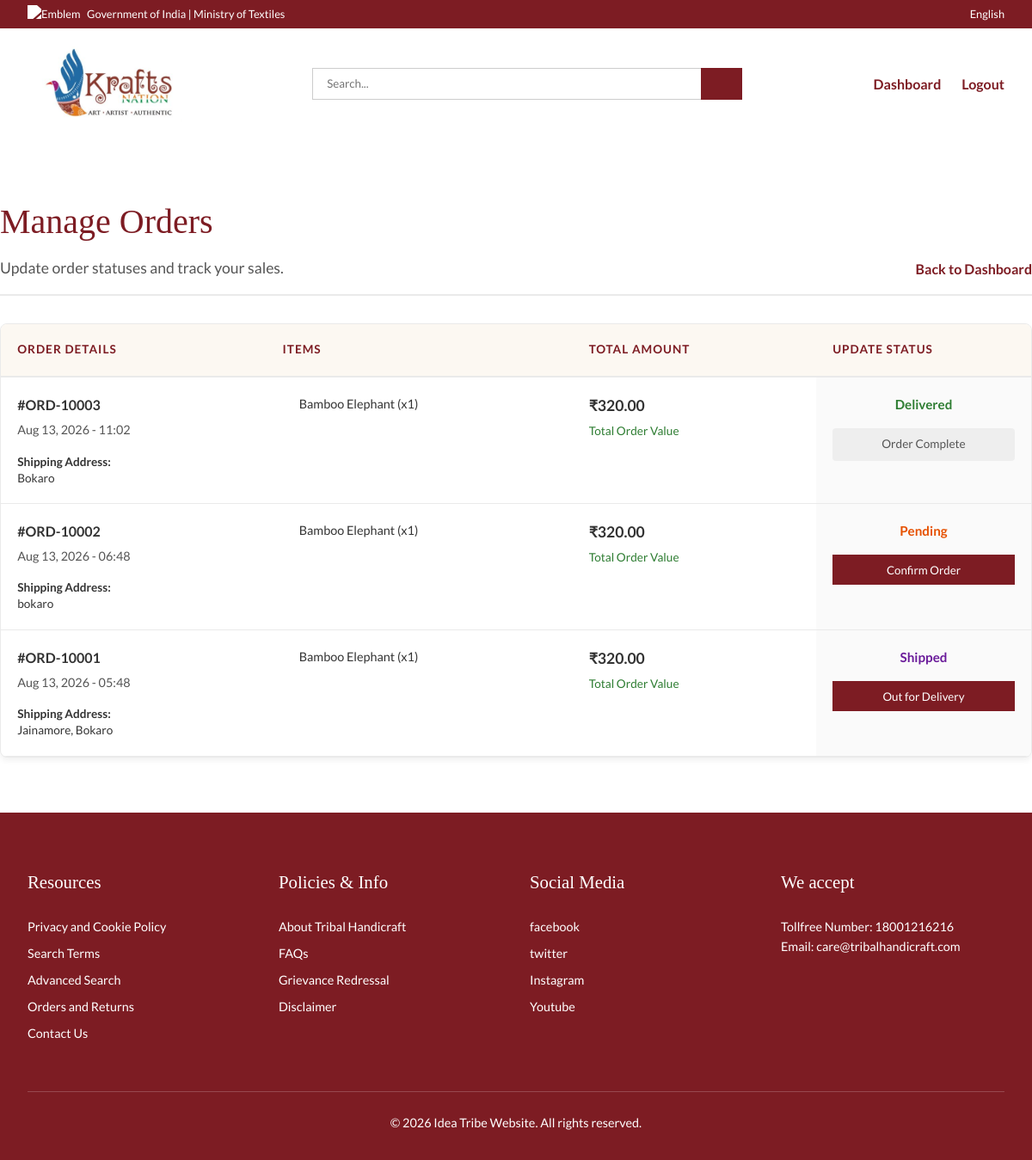
/seller/orders (signed in), run on the app's committed database.
### models/order.py (models this page shows)
class Order(db.Model):
    __tablename__ = 'orders'
    id = db.Column(db.Integer, primary_key=True)
    buyer_id = db.Column(db.Integer, db.ForeignKey('users.id'), nullable=False)
    total_amount = db.Column(db.Float, nullable=False)
    status = db.Column(db.String(50), default='Pending') # Pending, Confirmed, Shipped, Delivered, Cancelled
    shipping_address = db.Column(db.Text, nullable=True)
    payment_method = db.Column(db.String(50), nullable=True)
    created_at = db.Column(db.DateTime, default=datetime.utcnow)
    items = db.relationship('OrderItem', backref='order', lazy=True, cascade="all, delete-orphan")

class OrderItem(db.Model):
    __tablename__ = 'order_items'
    id = db.Column(db.Integer, primary_key=True)
    order_id = db.Column(db.Integer, db.ForeignKey('orders.id'), nullable=False)
    product_id = db.Column(db.Integer, db.ForeignKey('products.id'), nullable=False)
    quantity = db.Column(db.Integer, nullable=False, default=1)
    price_at_purchase = db.Column(db.Float, nullable=False)
    product = db.relationship('Product')

### models/product.py (models this page shows)
class Product(db.Model):
    __tablename__ = 'products'
    id = db.Column(db.Integer, primary_key=True)
    name = db.Column(db.String(255), nullable=False)
    description = db.Column(db.Text, nullable=True)
    price = db.Column(db.Float, nullable=False)
    discount = db.Column(db.Float, default=0.0)
    seller_id = db.Column(db.Integer, db.ForeignKey('users.id'), nullable=False)
    seller = db.relationship('User', foreign_keys=[seller_id])
    image_1 = db.Column(db.String(255), nullable=True)
    image_2 = db.Column(db.String(255), nullable=True)
    image_3 = db.Column(db.String(255), nullable=True)
    image_4 = db.Column(db.String(255), nullable=True)
    image_5 = db.Column(db.String(255), nullable=True)
    created_at = db.Column(db.DateTime, default=datetime.utcnow)

### routes/seller.py (the view)
@bp.route('/orders')
def orders():
    if not check_seller(): return redirect(url_for('auth.login'))
    from models.order import Order, OrderItem
    seller_order_ids = db.session.query(OrderItem.order_id)\
        .join(Product, OrderItem.product_id == Product.id)\
        .filter(Product.seller_id == session['user_id'])\
        .distinct()
    orders = Order.query.filter(Order.id.in_(seller_order_ids)).order_by(Order.created_at.desc()).all()
    return render_template('seller/orders.html', orders=orders)

### routes/seller.py (called while the page is built)
def check_seller():
    if not session.get('user_id') or session.get('role') != 'SELLER':
        flash('Please login as a seller to access this page.')
        return False
    return True

### templates/seller/orders.html (shortened to what this page needs)
{% extends "base.html" %}
{% block content %}
<div class="container" style="padding: 4rem 0;">
    <div style="display: flex; justify-content: space-between; align-items: flex-end; margin-bottom: 2rem; border-bottom: 2px solid var(--border-color); padding-bottom: 1rem;">
        <div>
            <h1 style="font-family: var(--font-display); color: var(--color-primary); font-size: 2.5rem; margin: 0;">Manage Orders</h1>
            <p style="color: var(--color-text-muted); margin-top: 0.5rem; font-size: 1.1rem;">Update order statuses and track your sales.</p>
        </div>
        <div>
            <a href="{{ url_for('seller.dashboard') }}" style="color: var(--color-primary); text-decoration: none; font-weight: bold;"> Back to Dashboard</a>
        </div>
    </div>
    {% if orders %}
        <div style="background: white; border: 1px solid var(--border-color); border-radius: 8px; overflow: hidden; box-shadow: 0 4px 6px rgba(0,0,0,0.05);">
            <table style="width: 100%; border-collapse: collapse; text-align: left;">
                <thead>
                    <tr style="background: #fcf8f2; border-bottom: 2px solid var(--border-color);">
                        <th style="padding: 1.2rem; color: var(--color-primary); text-transform: uppercase; font-size: 0.85rem; letter-spacing: 1px;">Order Details</th>
                        <th style="padding: 1.2rem; color: var(--color-primary); text-transform: uppercase; font-size: 0.85rem; letter-spacing: 1px;">Items</th>
                        <th style="padding: 1.2rem; color: var(--color-primary); text-transform: uppercase; font-size: 0.85rem; letter-spacing: 1px;">Total Amount</th>
                        <th style="padding: 1.2rem; color: var(--color-primary); text-transform: uppercase; font-size: 0.85rem; letter-spacing: 1px; width: 250px;">Update Status</th>
                    </tr>
                </thead>
                <tbody>
                    {% for order in orders %}
                    <tr style="border-bottom: 1px solid var(--border-color); transition: background 0.2s;">
                        <td style="padding: 1.2rem; vertical-align: top;">
                            <div style="font-weight: bold; color: var(--color-text); margin-bottom: 0.3rem;">#ORD-{{ 10000 + order.id }}</div>
                            <div style="color: var(--color-text-muted); font-size: 0.9rem; margin-bottom: 1rem;">{{ order.created_at.strftime('%b %d, %Y - %H:%M') }}</div>
                            <div style="font-size: 0.85rem; line-height: 1.4; color: var(--color-text);">
                                <strong>Shipping Address:</strong><br>
                                {{ order.shipping_address|replace('\n', '<br>')|safe }}
                            </div>
                        </td>
                        <td style="padding: 1.2rem; vertical-align: top;">
                            <ul style="margin: 0; padding-left: 1.2rem; font-size: 0.9rem; color: var(--color-text);">
                                {% for item in order.items %}
                                    {% if item.product.seller_id == session['user_id'] %}
                                        <li style="margin-bottom: 0.3rem;">
                                            {{ item.product.name }} (x{{ item.quantity }})
                                        </li>
                                    {% endif %}
                                {% endfor %}
                            </ul>
                        </td>
                        <td style="padding: 1.2rem; vertical-align: top;">
                            <div style="font-weight: bold; color: var(--color-text); font-size: 1.1rem;">₹{{ "%.2f"|format(order.total_amount) }}</div>
                            <div style="color: var(--color-warning); font-size: 0.85rem; margin-top: 0.3rem;">Total Order Value</div>
                        </td>
                        <td style="padding: 1.2rem; vertical-align: top; background: #fafafa;">
                            <form action="{{ url_for('seller.update_order_status', order_id=order.id) }}" method="POST" style="display: flex; flex-direction: column; gap: 0.5rem; align-items: center;">
                                <div style="margin-bottom: 0.5rem; font-size: 0.95rem; font-weight: bold;">
                                    {% if order.status == 'Pending' %}<span style="color: #e65100;"> Pending</span>{% endif %}
                                    {% if order.status == 'Shipped' %}<span style="color: #6a1b9a;"> Shipped</span>{% endif %}
                                    {% if order.status == 'Delivered' %}<span style="color: #2e7d32;"> Delivered</span>{% endif %}
                                </div>
                                {% if order.status == 'Pending' %}
                                    <button type="submit" class="btn-solid-primary" style="padding: 0.6rem 1rem; width: 100%;"> Confirm Order</button>
                                {% elif order.status == 'Confirmed' %}
                                    <input type="hidden" name="status" value="Shipped">
                                    <button type="submit" class="btn-solid-primary" style="padding: 0.6rem 1rem; width: 100%;"><i class="ph ph-package"></i> Mark Shipped</button>
                                {% elif order.status == 'Shipped' %}
                                    <button type="submit" class="btn-solid-primary" style="padding: 0.6rem 1rem; width: 100%;"> Out for Delivery</button>
                                {% elif order.status == 'Out for Delivery' %}
                                    <input type="hidden" name="status" value="Delivered">
                                    <button type="submit" class="btn-solid-primary" style="padding: 0.6rem 1rem; width: 100%; background-color: #2e7d32; border-color: #2e7d32;"><i class="ph ph-house-line"></i> Mark Delivered</button>
                                {% else %}
                                    <div style="color: var(--color-text-muted); font-size: 0.85rem; padding: 0.5rem; background: #eee; border-radius: 4px; width: 100%; text-align: center;">Order Complete</div>
                                {% endif %}
                            </form>
                        </td>
                    </tr>
                    {% endfor %}
                </tbody>
            </table>
        </div>
    {% endif %}
</div>
{% endblock %}

### static/css/style.css (style rules this page uses)
:root { --color-primary: #7d1c23; --color-primary-dark: #62141a; --color-cream: #fdfaf4; --color-white: #ffffff; --color-text: #333333; --color-text-muted: #555555; --color-warning: #2e7d32; --font-body: "Lato", sans-serif; --font-display: "Playfair Display", Georgia, serif; --border-color: #eaeaea; --transition: all 0.2s ease-in-out; }
* { margin: 0; padding: 0; box-sizing: border-box; }
body { font-family: var(--font-body); color: var(--color-text); background-color: var(--color-white); line-height: 1.6; }
h1, h2, h3, h4, h5, h6 { font-family: var(--font-display); font-weight: 500; }
a { text-decoration: none; color: inherit; transition: var(--transition); }
ul { list-style: none; }
.container { max-width: 1350px; margin: 0 auto; padding: 0 2rem; }
.btn-solid-primary { background-color: var(--color-primary); color: white; padding: 0.75rem 2rem; border: none; font-family: var(--font-body); font-weight: 500; cursor: pointer; }

### data on the page
Order: 10000+order.id "10003", created_at "Aug 13, 2026 - 11:02", shipping_address "Bokaro", total_amount "320.00", status "Delivered"
OrderItem: product.name "Bamboo Elephant", quantity "1"
Order: 10000+order.id "10002", created_at "Aug 13, 2026 - 06:48", shipping_address "bokaro", total_amount "320.00", status "Pending"
OrderItem: product.name "Bamboo Elephant", quantity "1"
Order: 10000+order.id "10001", created_at "Aug 13, 2026 - 05:48", shipping_address "Jainamore, Bokaro", total_amount "320.00", status "Shipped"
OrderItem: product.name "Bamboo Elephant", quantity "1"
